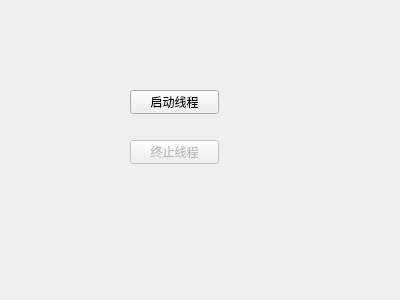
<?xml version="1.0" encoding="UTF-8"?>
<ui version="4.0">
 <class>Widget</class>
 <widget class="QWidget" name="Widget">
  <property name="geometry">
   <rect>
    <x>0</x>
    <y>0</y>
    <width>400</width>
    <height>300</height>
   </rect>
  </property>
  <property name="windowTitle">
   <string>Widget</string>
  </property>
  <widget class="QPushButton" name="startBtn">
   <property name="geometry">
    <rect>
     <x>130</x>
     <y>90</y>
     <width>89</width>
     <height>24</height>
    </rect>
   </property>
   <property name="text">
    <string>启动线程</string>
   </property>
  </widget>
  <widget class="QPushButton" name="stopBtn">
   <property name="enabled">
    <bool>false</bool>
   </property>
   <property name="geometry">
    <rect>
     <x>130</x>
     <y>140</y>
     <width>89</width>
     <height>24</height>
    </rect>
   </property>
   <property name="text">
    <string>终止线程</string>
   </property>
  </widget>
 </widget>
 <layoutdefault spacing="6" margin="11"/>
 <resources/>
 <connections/>
</ui>
